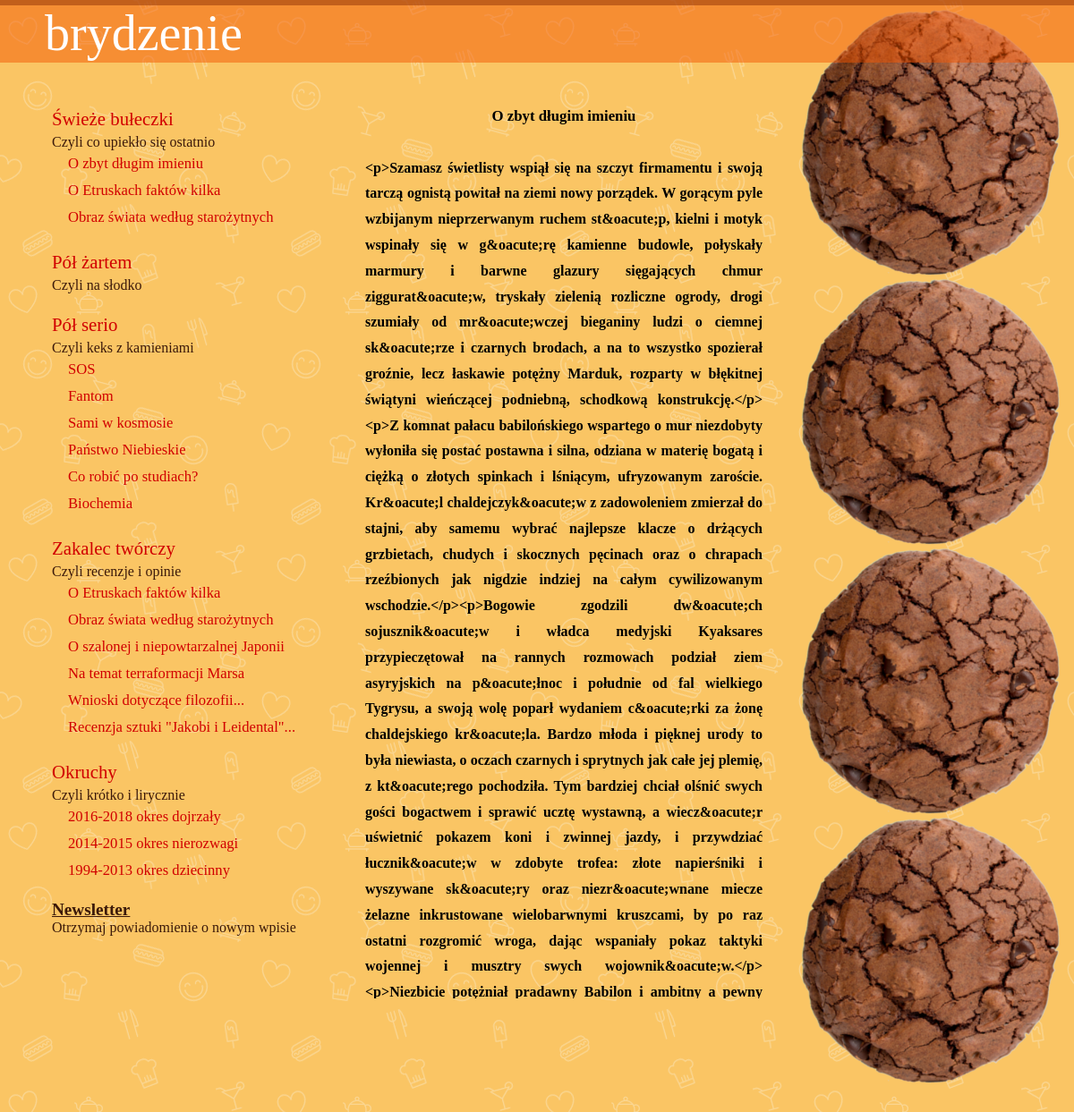
The app's page /zartem/o-zbyt-dlugim-imieniu with its own data.
### bryopo/models.py (models this page shows, shortened)
class Oposy(models.Model):
    opo_name = models.CharField('opo_name', max_length=200)
    opo_title = models.CharField('opo_title', max_length=200)
    opo_cat = models.CharField('opo_category', max_length=100)
    opo_cat_name = models.CharField('opo_category_name', max_length=100)
    opo_text = models.TextField('opo_text') # caly html :D
    year_added = models.CharField('year_added', max_length=4)

### bryopo/views.py (the view)
# urls.py: path('<str:str>/<slug:slug>', views.opo_chosen, name='opo_chosen'),
def opo_chosen(request, str, slug):
    opowiadanie = get_object_or_404(Oposy, opo_name=slug)
    return render(request, 'bryopo/opo.html', {'opowiadanie': opowiadanie})

### bryopo/templates/bryopo/opo.html (shortened to what this page needs)
{% extends "bryopo/index.html" %}
{% block content %}
	    <p class="text_title">{{ opowiadanie.opo_title }}</p>
	    <p>&nbsp; </p>
      {{ opowiadanie.opo_text }}
{% endblock %}

### bryopo/static/bryopo/style.css (style rules this page uses)
html { height: 100%; }
body { background-image: url("images/yellow_bg.png"); background-repeat: repeat; }
p { font-family: Bellota, serif; margin: 0px; }
.text_title { text-align: center; font-weight: bold; text-indent: 0px; font-size: 1.05em; }

### records on screen
Oposy: opo_title "O zbyt długim imieniu", opo_text "<p>Szamasz świetlisty wspiął się na szczyt firmamentu i swoją tarczą ognistą powitał na ziemi nowy porządek. W gorącym pyle wzbijanym nieprzerwanym ruchem st&oacute;p, kielni i motyk wspinały się w g&oacute;rę kamienne budowle, połyskały marmury i barwne glazury sięgających chmur ziggurat&oacute;w, tryskały zielenią rozliczne ogrody, drogi szumiały od mr&oacute;wczej bieganiny ludzi o ciemnej sk&oacute;rze i czarnych brodach, a na to wszystko spozierał groźnie, lecz łaskawie potężny Marduk, rozparty w błękitnej świątyni wieńczącej podniebną, schodkową konstrukcję.</p><p>Z komnat pałacu babilońskiego wspartego o mur niezdobyty wyłoniła się postać postawna i silna, odziana w materię bogatą i…"
